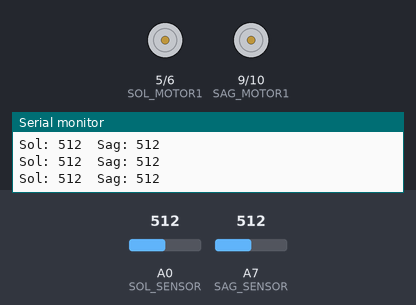
The sketch below on a simulated Arduino Nano, built with avr-gcc and run on an emulated ATmega328P. Shown: motor-driver pin pairs drawn as motors (green arrow = first pin HIGH = forward, orange = second pin HIGH = backward, longer = more drive), the last lines printed to the serial monitor. The inputs (shaded band) are chosen by the test bench; at power-on: A0 (SOL_SENSOR) = 512, A7 (SAG_SENSOR) = 512.

Above: at 1.2 s.
1.3 s: A0 (SOL_SENSOR) set to 262
2.8 s: A0 (SOL_SENSOR) set to 234
At 4.0 s:
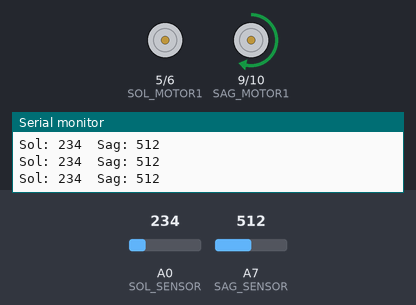
4.3 s: A7 (SAG_SENSOR) set to 0
At 5.1 s:
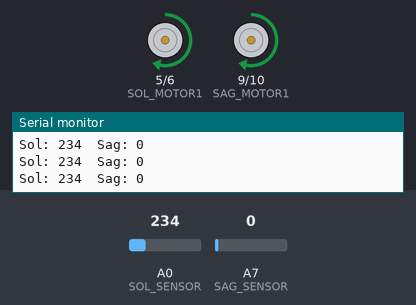
5.8 s: A0 (SOL_SENSOR) set to 1023
At 6.9 s:
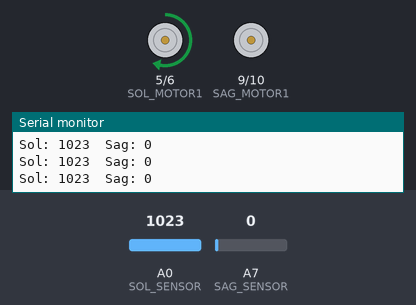
7.3 s: A7 (SAG_SENSOR) set to 239
10.3 s: A7 (SAG_SENSOR) set to 264
At 11.3 s:
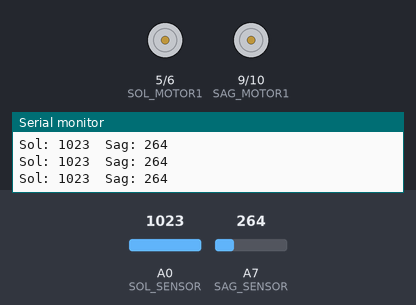
Timing chart, 0 to 12.8 s (numbered marks = the images above; inputs shaded):
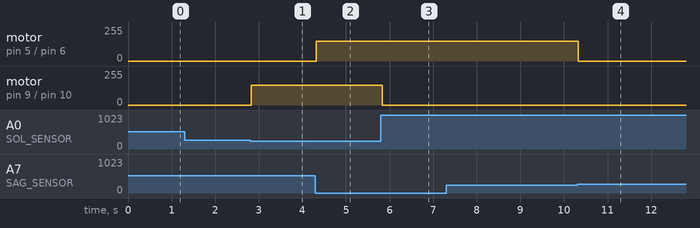

Measured:
- the behaviour switches between 250 and 249 on A0 (SOL_SENSOR) (found by bisection; images 0 and 1)
- the behaviour switches between 249 and 250 on A7 (SAG_SENSOR) (found by bisection; images 3 and 4)
- after the input at 2.8 s, motor on pin 9 (SAG_MOTOR1) / pin 10 (SAG_MOTOR2): stopped → forward 150/255 at once
- after the input at 4.3 s, motor on pin 5 (SOL_MOTOR1) / pin 6 (SOL_MOTOR2): stopped → forward 150/255 at once
- after the input at 5.8 s, motor on pin 9 (SAG_MOTOR1) / pin 10 (SAG_MOTOR2): forward 150/255 → stopped at once
- after the input at 10.3 s, motor on pin 5 (SOL_MOTOR1) / pin 6 (SOL_MOTOR2): forward 150/255 → stopped at once

The sketch:

ders_18_cizgi_izleyen_2.ino
```cpp
#define SOL_MOTOR1 5
#define SOL_MOTOR2 6
#define SAG_MOTOR1 9
#define SAG_MOTOR2 10

#define SOL_SENSOR A0     // Sol sensör
#define SAG_SENSOR A7     // Sağ sensör
int solDeger, sagDeger;
int esikDeger = 250;

// ---------------- MOTOR HAREKETLERİ ----------------
void ileri() {
  analogWrite(SOL_MOTOR1, 150);
  analogWrite(SOL_MOTOR2, 0);
  analogWrite(SAG_MOTOR1, 150);
  analogWrite(SAG_MOTOR2, 0);
}

void saga() {
  analogWrite(SOL_MOTOR1, 150);
  analogWrite(SOL_MOTOR2, 0);
  analogWrite(SAG_MOTOR1, 0);
  analogWrite(SAG_MOTOR2, 0);
}

void sola() {
  analogWrite(SOL_MOTOR1, 0);
  analogWrite(SOL_MOTOR2, 0);
  analogWrite(SAG_MOTOR1, 150);
  analogWrite(SAG_MOTOR2, 0);
}

void dur() {
  analogWrite(SOL_MOTOR1, 0);
  analogWrite(SOL_MOTOR2, 0);
  analogWrite(SAG_MOTOR1, 0);
  analogWrite(SAG_MOTOR2, 0);
}
// ---------------------------------------------------

void setup() {
  pinMode(SOL_MOTOR1, OUTPUT);
  pinMode(SOL_MOTOR2, OUTPUT);
  pinMode(SAG_MOTOR1, OUTPUT);
  pinMode(SAG_MOTOR2, OUTPUT);

  pinMode(SOL_SENSOR, INPUT);
  pinMode(SAG_SENSOR, INPUT);

  Serial.begin(9600);
}

void loop() {
  solDeger = analogRead(SOL_SENSOR);
  sagDeger = analogRead(SAG_SENSOR);

  Serial.print("Sol: "); Serial.print(solDeger);
  Serial.print("  Sag: "); Serial.println(sagDeger);

  // Karar tablosu
  if (solDeger < esikDeger && sagDeger < esikDeger) {
    ileri();         // İkisi de beyaz → ileri
  }
  else if (solDeger > esikDeger && sagDeger < esikDeger) {
    saga();          // Sol siyah → sağa
  }
  else if (solDeger < esikDeger && sagDeger > esikDeger) {
    sola();          // Sağ siyah → sola
  }
  else {
    dur();           // İkisi siyah → dur
  }
}
```
